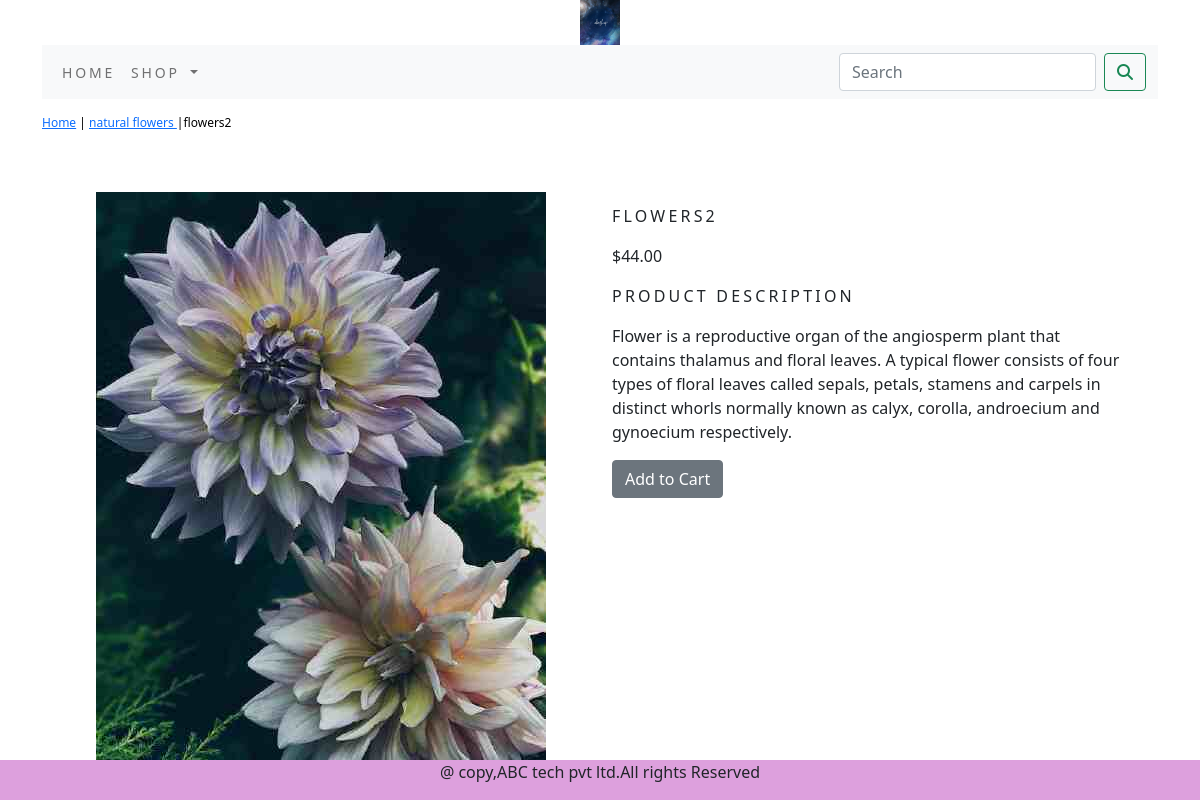
Screenshot of /shop/natural-flowers/flowers2/ with the database file from the repository.
### shop/models.py (models this page shows, shortened)
class Product(models.Model):
    name=models.CharField(max_length=250,unique=True)
    slug=models.SlugField(max_length=250,unique=True)
    description=models.TextField(blank=True)
    price=models.DecimalField(max_digits=10,decimal_places=2)
    category=models.ForeignKey(Category,on_delete=models.CASCADE)
    image=models.ImageField(upload_to='product',blank=True)
    stock=models.IntegerField()
    available=models.BooleanField(default=True)
    created=models.DateTimeField(auto_now_add=True)
    updated=models.DateTimeField(auto_now_add=True)
    class Meta:
        ordering=('name',)
        verbose_name='product'
        verbose_name_plural='products'

class Category(models.Model):
    name=models.CharField(max_length=250,unique=True)
    slug=models.SlugField(max_length=250,unique=True)
    description=models.TextField(blank=True)
    image=models.ImageField(upload_to='category',blank=True)
    class Meta:
        ordering=('name',)
        verbose_name='category'
        verbose_name_plural='categories'
    def get_url(self):
        return reverse('shop:product_by_category', args=[self.slug])
    def __str__(self):
        return '{}'.format(self.name)

### shop/views.py (the view)
# urls.py: path('<slug:c_slug>/<slug:product_slug>/',views.proDetail,name='prodCatdetail')
def proDetail(request,c_slug,product_slug):
    try:
        product=Product.objects.get(category__slug=c_slug,slug=product_slug)
    except Exception as e:
        raise e
    return render(request,"product.html",{'product':product})

### cart/context_processors.py (called while the page is built)
def counter(request):
    item_count=0
    if 'admin' in request.path:
        return {}
    else:
        try:
            cart=Cart.objects.filter(cart_id=_cart_id(request))
            cart_items=CartItem.objects.all().filter(cart=cart[:1])
            for cart_item in cart_items:
                item_count += cart_item.quantity
        except Cart.DoesNotExist:
            item_count =0
    return dict(item_count=item_count)

### cart/views.py (called while the page is built)
def _cart_id(request):
    cart=request.session.session_key
    if not cart:
        cart=request.session.create()
    return cart

### shop/context_processors.py (called while the page is built)
def menu_links(request):
    links=Category.objects.all()
    return dict(links=links)

### templates/product.html (shortened to what this page needs)
{% extends 'base.html' %}
{% load static %}
{% block content %}
<div class="row my_prod_row_class">
    <div class="mx_auto">
     <p>
         <a href="{% url 'shop:allProdCat' %}">Home</a> | <a href="{{product.category.get_url}}">
         {{product.category}}
     </a>|{{product.name}}
     </p>
    </div>
</div>
<div class="container">
<br>
<div class="row">
    <div class="col-12 col-sm-12 col-md-12 col-lg-6 text-center">
        <div style="min-width:18rem;">
            <img src="{{product.image.url}}" alt="{{product.name}}">
        </div>
    </div>
    <div class="col-12 col-sm-12 col-md-12 col-lg-6 ">
        <div>
    <h1 class="my_prod_title">{{product.name}}</h1>
    <p >
    ${{product.price}}</p>
    <p class="my_title">Product Description </p>
    <p class="text-justify my_prod_text"> {{product.description}}</p>
    {% if product.stock <= 0 %}
    <p class="text-justify my_prod_text"><b>Out of Stock</b>
    </p>
    {% else %}
    <a  class="btn btn-secondary" href="{% url 'cart:add_cart' product.id %}"> Add to Cart</a>
            {% endif %}
</div>
    </div>
{% endblock %}

### static/css/custom.css (style rules this page uses)
body { font-family: 'Roboto', sans-serif; }
.my_title { font-size:16px; text-transform:uppercase; letter-spacing:.2em; }
.my_prod_row_class { padding-top:15px; padding-bottom:20px; }
.my_prod_row_class .mx_auto { color:#000; font-size:12px; text-decoration:none; }
.my_prod_title { font-size:16px; text-transform:uppercase; letter-spacing:.2em; padding-top:15px; padding-bottom:10px; }
.my_prod_text { padding-right:20px; }

### rows the page displays
Product: category "natural flowers", name "flowers2", image (picture), name "FLOWERS2", price "44.00", description "Flower is a reproductive organ of the angiosperm plant that contains thalamus and floral leaves. A typical flower consists of four types of floral leaves called sepals, petals, stamens and carpels in distinct whorls normally known as calyx, corolla, androecium and gynoecium respectively."
